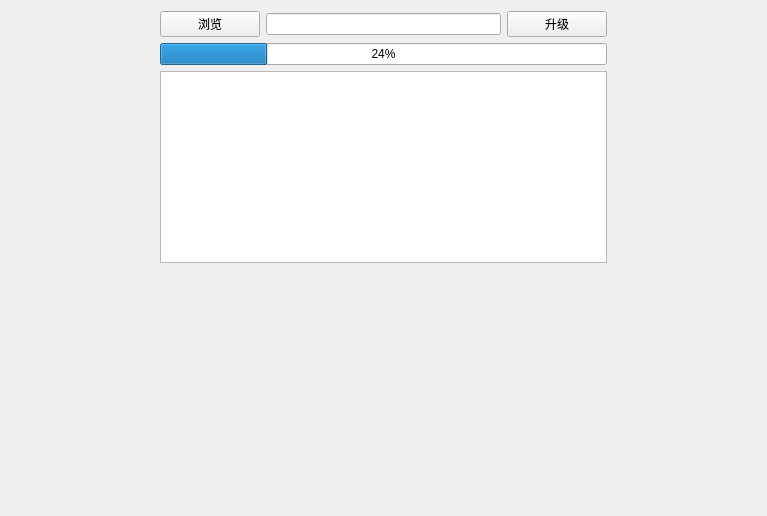
<?xml version="1.0" encoding="UTF-8"?>
<ui version="4.0">
 <class>UpgradeDevice</class>
 <widget class="QWidget" name="UpgradeDevice">
  <property name="geometry">
   <rect>
    <x>0</x>
    <y>0</y>
    <width>767</width>
    <height>516</height>
   </rect>
  </property>
  <property name="windowTitle">
   <string>Form</string>
  </property>
  <layout class="QGridLayout" name="gridLayout_2">
   <item row="0" column="0">
    <layout class="QGridLayout" name="gridLayout_12">
     <item row="1" column="0">
      <spacer name="verticalSpacer_3">
       <property name="orientation">
        <enum>Qt::Vertical</enum>
       </property>
       <property name="sizeHint" stdset="0">
        <size>
         <width>20</width>
         <height>40</height>
        </size>
       </property>
      </spacer>
     </item>
     <item row="0" column="0">
      <layout class="QHBoxLayout" name="horizontalLayout_9" stretch="2,6,2">
       <item>
        <spacer name="horizontalSpacer_6">
         <property name="orientation">
          <enum>Qt::Horizontal</enum>
         </property>
         <property name="sizeHint" stdset="0">
          <size>
           <width>169</width>
           <height>20</height>
          </size>
         </property>
        </spacer>
       </item>
       <item>
        <layout class="QGridLayout" name="gridLayout">
         <item row="0" column="0">
          <layout class="QHBoxLayout" name="horizontalLayout_8">
           <item>
            <widget class="QPushButton" name="pushButton_file">
             <property name="minimumSize">
              <size>
               <width>100</width>
               <height>0</height>
              </size>
             </property>
             <property name="text">
              <string>浏览</string>
             </property>
            </widget>
           </item>
           <item>
            <widget class="QLineEdit" name="lineEdit_path"/>
           </item>
           <item>
            <widget class="QPushButton" name="pushButton_update">
             <property name="minimumSize">
              <size>
               <width>100</width>
               <height>0</height>
              </size>
             </property>
             <property name="text">
              <string>升级</string>
             </property>
            </widget>
           </item>
          </layout>
         </item>
         <item row="1" column="0">
          <widget class="QProgressBar" name="progressBar">
           <property name="value">
            <number>24</number>
           </property>
          </widget>
         </item>
         <item row="2" column="0">
          <widget class="QTextBrowser" name="textBrowser_info">
           <property name="readOnly">
            <bool>true</bool>
           </property>
          </widget>
         </item>
        </layout>
       </item>
       <item>
        <spacer name="horizontalSpacer_7">
         <property name="orientation">
          <enum>Qt::Horizontal</enum>
         </property>
         <property name="sizeHint" stdset="0">
          <size>
           <width>169</width>
           <height>20</height>
          </size>
         </property>
        </spacer>
       </item>
      </layout>
     </item>
    </layout>
   </item>
  </layout>
 </widget>
 <resources/>
 <connections/>
</ui>
